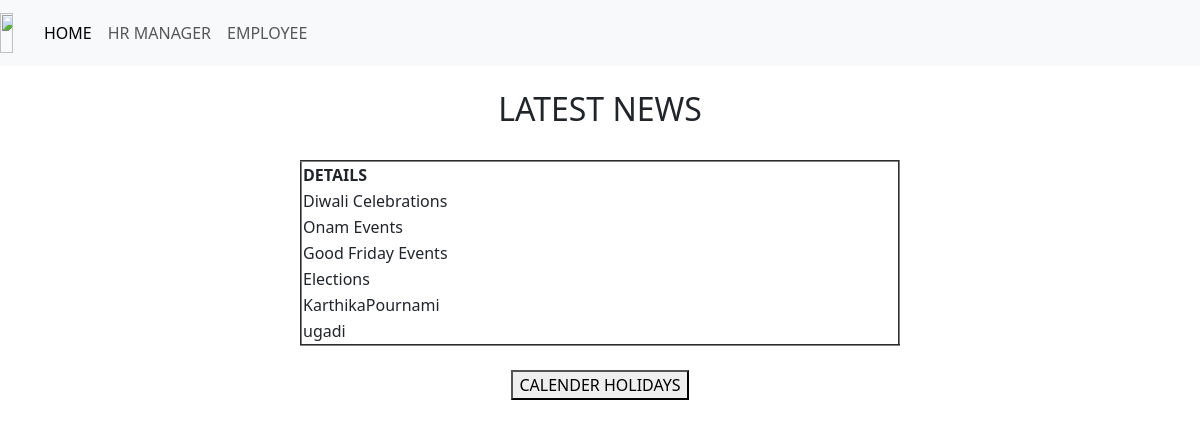
The page /latestnws/ on the database its author committed.
### app1/models.py (models this page shows)
class News(models.Model):
	Occation=models.CharField(max_length=250)

### app1/views.py (the view)
# urls.py: path('latestnws/', views.latestnwsview),
def latestnwsview(request):
	nws=News.objects.all()
	return render(request,'app1/latestnws.html',{'n':nws})

### app1/middle.py (called while the page is built)
	def __call__(self,request):
		response=self.get_response(request)
		return response

### templates/app1/latestnws.html (shortened to what this page needs)
{%extends "app1/home.html"%}
{%block body_block%}
<center>
<br>
<h2>LATEST NEWS</h2>
<br>
<table border=2; style="width: 600px; height: 120px">
	<thead>
		<th>DETAILS</th>
	</thead>
{%for i in n%}
<tr>
	<td>{{i.Occation}}</td>
</tr>
{%endfor%}
</table>
<br>
<a href="/hldy"><button>CALENDER HOLIDAYS</button></a>
</center>
{%endblock%}

### rows shown on the page
News: Occation "Diwali Celebrations"
News: Occation "Onam Events"
News: Occation "Good Friday Events"
News: Occation "Elections"
News: Occation "KarthikaPournami"
News: Occation "ugadi"
